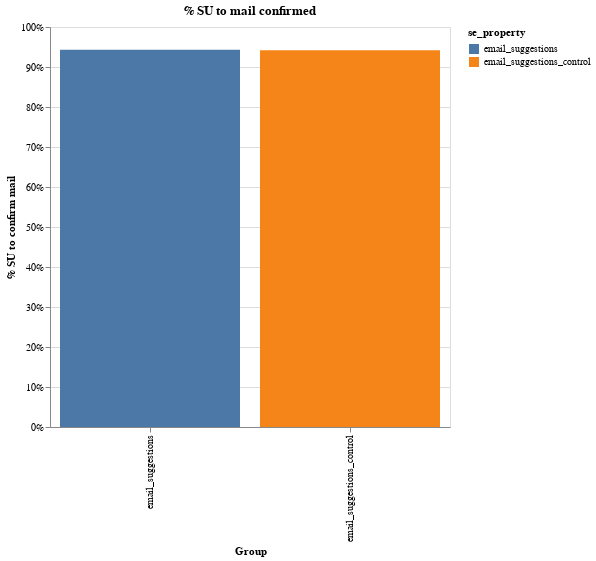

Notebook code for this chart:
### Code cell
df = pd.read_csv("email_test.csv")

# get number of participants
df = df.loc[df["user_id"].isna() == False, :]

df["success"] = 0
df.loc[(df["email_confirmation_completed"].isna() == False), "success"] = 1

df = df.groupby(["se_property", "user_id"])["success"].agg("max").reset_index()
df = df.groupby(["se_property"])["success"].agg("mean").reset_index()

alt.Chart(df).mark_bar().encode(
    x=alt.X("se_property:N", axis=alt.Axis(title="Group")),
    y=alt.Y("success:Q", axis=alt.Axis(title="% SU to confirm mail", format="%")),
    color="se_property",
).properties(title="% SU to mail confirmed", width=400, height=400).display(
    renderer="svg"
)

### Figure 1 — Vega-Lite specification as saved in the notebook (floating-point values rounded to 4 significant figures)
{"config": {"view": {"continuousWidth": 400, "continuousHeight": 300}}, "data": {"name": "data-591857c6ddf28ea5453d178c8037074a"}, "mark": "bar", "encoding": {"color": {"type": "nominal", "field": "se_property"}, "x": {"type": "nominal", "axis": {"title": "Group"}, "field": "se_property"}, "y": {"type": "quantitative", "axis": {"format": "%", "title": "% SU to confirm mail"}, "field": "success"}}, "height": 400, "title": "% SU to mail confirmed", "width": 400, "$schema": "https://vega.github.io/schema/vega-lite/v4.0.2.json", "datasets": {"data-591857c6ddf28ea5453d178c8037074a": [{"se_property": "email_suggestions", "success": 0.9434}, {"se_property": "email_suggestions_control", "success": 0.9421}]}}
